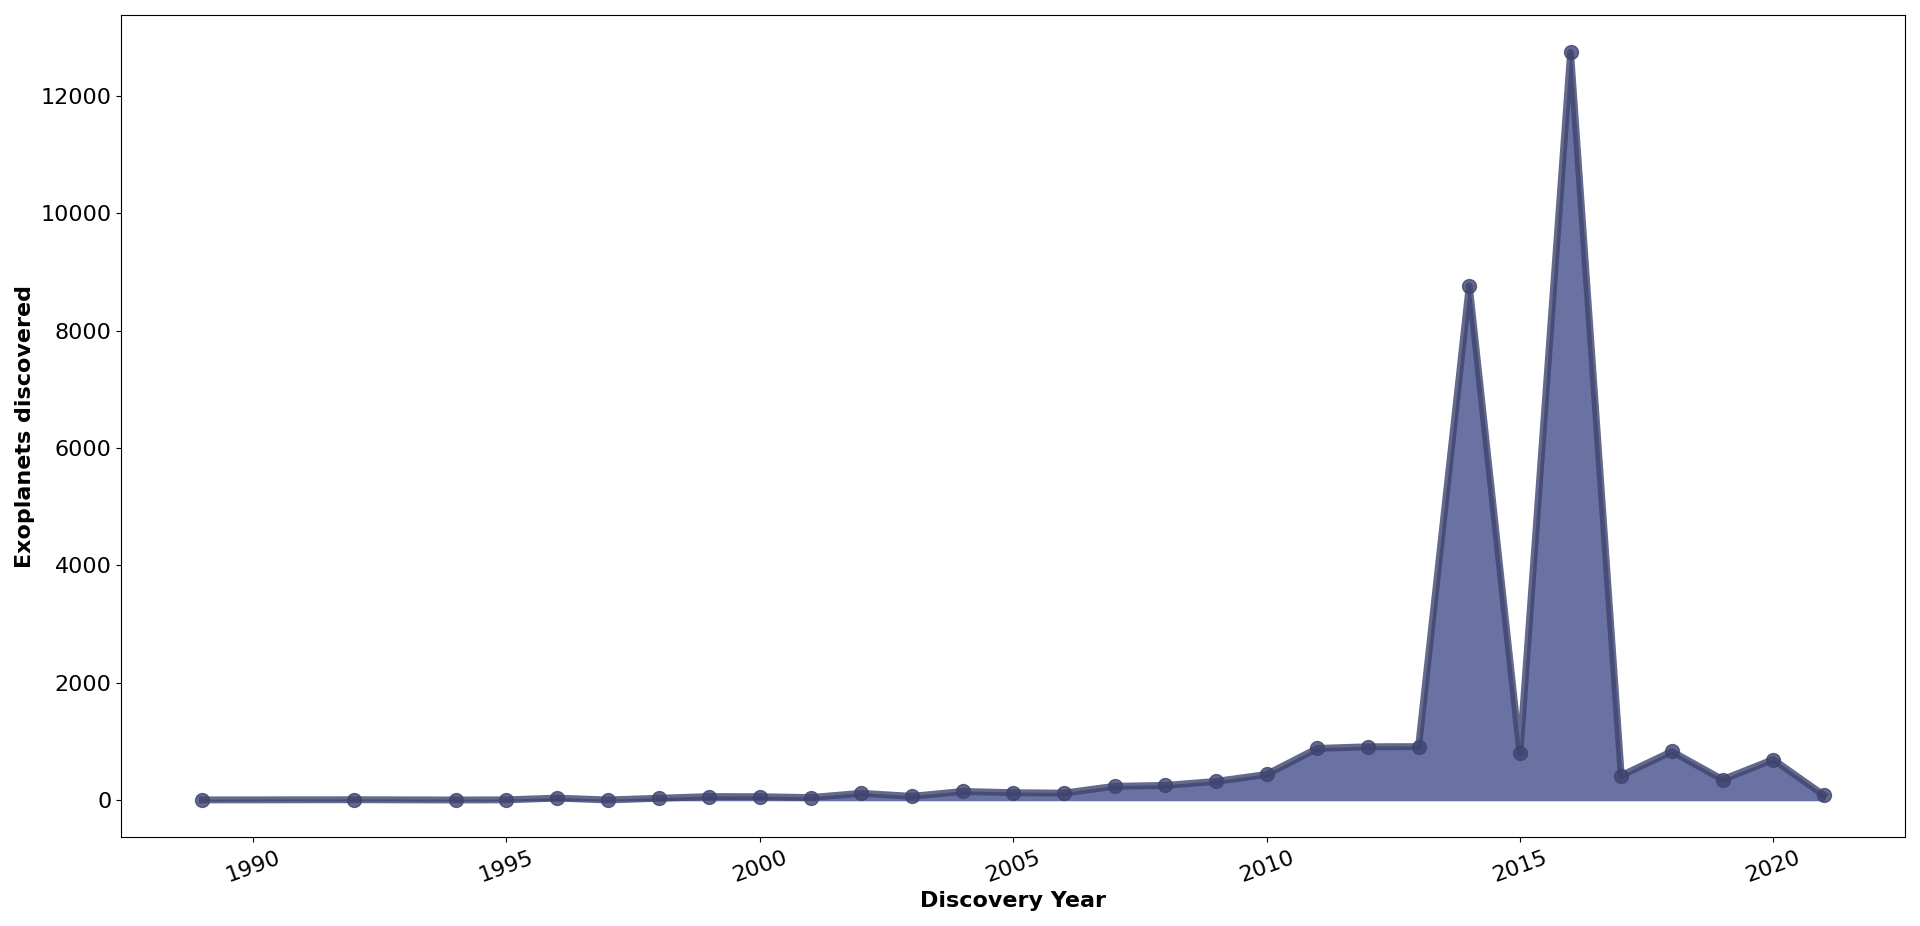

The Python source for this figure:

# Paths:
path_data = "data/"

# Packages:
import numpy as np
import pandas as pd
import matplotlib.pyplot as plt
from matplotlib.colors import LinearSegmentedColormap

# Display options:
pd.set_option("display.width", 1200)
pd.set_option("display.max_columns", 300)
pd.set_option("display.max_rows", 300)

# Dataset:
df = pd.read_csv(path_data + "nasa_exoplanets.csv")
df_varnames = pd.read_csv(path_data + "nasa_exoplanets_var_names.csv")

# Variables:
x_var = "disc_year"
x_var_name = df_varnames.loc[(df_varnames["var"] == x_var), ["var_name"]].values[0][0]
y_var_name = "Exoplanets discovered"

# Adapt the data:
df_plot = df.groupby(by = x_var)[x_var].agg("count")
df_plot = pd.DataFrame(
    {
        "x_var": df_plot.index.tolist(),
        "y_var": df_plot.values,
    }
)
df_plot = df_plot.sort_values("x_var")

# Plot:
cmap = LinearSegmentedColormap.from_list("my_palette", ["#111539", "#97A1D9"])
my_palette = [cmap(i/3) for i in np.array(range(3))]

fig, ax = plt.subplots(
    figsize = (20, 10),
    tight_layout = True
)
_ = ax.plot(
    df_plot["x_var"],
    df_plot["y_var"],
    marker = "o",
    markersize = 10,
    linewidth = 5,
    color = my_palette[1],
    alpha = 0.8
)
_ = ax.fill_between(
    x = df_plot["x_var"],
    y1 = df_plot["y_var"],
    color = my_palette[2]
)
_ = ax.set_xlabel(
    x_var_name,
    fontsize = 16,
    fontweight = "bold"
)
_ = ax.set_ylabel(
    y_var_name,
    fontsize = 16,
    fontweight = "bold"
)
_ = ax.tick_params(
    axis = "x", 
    which = "major", 
    labelsize = 16,
    rotation = 20
)
_ = ax.tick_params(
    axis = "y", 
    which = "major", 
    labelsize = 16
)
